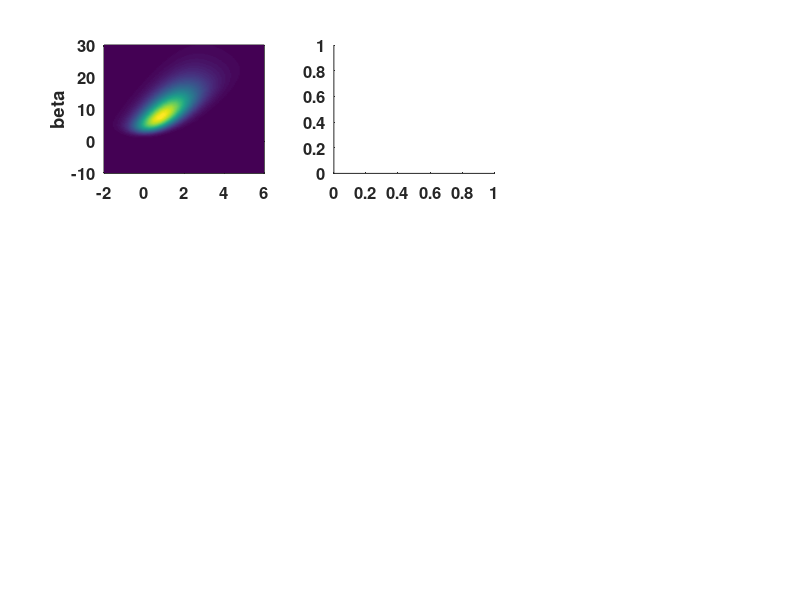

Write the MATLAB code that produced this figure. (Note: this script raises an error after producing the figure.)
% Bayesian data analysis
% Aki Vehtari <Aki.Vehtari@aalto.fi>

% This demo illustrates resmapling importance sampling with Pareto
% smoothed weights and diagnostics. The proposal distribution is
% normal distribution at the mode (as in demo4_1).

% Bioassay data, (BDA3 page 86)
x=[-.86 -.30 -.05 .73]';
n=[5 5 5 5]';
y=[0 1 3 5]';

clf
% default settings for the figure
set(gcf,'DefaultAxesFontSize',12,'DefaultAxesFontWeight','bold')
set(gcf,'DefaultLineLineWidth',2)
set(gcf,'Position',[200 60 820 840]);

% compute the posterior density in a grid
%  - usually this kind of computations should be computed in logarithms (see BDA3, p. 261)
%  - with alternative prior, check that range and spacing of A and B
%    are sensible
A=linspace(-4,8,200);
B=linspace(-10,40,200);
% for all combinations of A_i, B_j, i=1,...,200, j=1,...,200
for i=1:200
  a=A(i);
  for j=1:200
    b=B(j);
    p(j,i)=prod((1./(exp(-(a+b.*x))+1)).^y.*(1-1./(exp(-(a+b.*x))+1)).^(n-y));
  end
end

% plot the distribution in color
subplot(3,3,1)
pcolor(A,B,p);
shading interp
set(gcf,'renderer','painters')
axis([-2 6 -10 30])
ylabel('beta')

% plot samples from the distribution
subplot(3,3,2)
ri=catrand(p,1000,1);
% ri has indeces to a matrix (grid) length(A)xlength(B)
% transform these to row and column indeces which can be used
% index vectors A and B
[I,J]=ind2sub(size(p),ri);
a=A(J);b=B(I);
% compute the grid spacing
ad=A(2)-A(1);bd=B(2)-B(1);
% add random jitter (see BDA3 76)
plot(a+rand(size(a))*ad-ad/2,b+rand(size(b))*bd-bd/2,'.')
axis([-2 6 -10 30])
% beta describes how much increase in log dose has effect
% if beta were negative chemical would have healing properties!
% since none of the posterior sampes has negative beta,
% probability of negative beta is approximate to be less than 1/1000
% and correspondingly p(beta>0)>0.999
text(-1.5,-7,'p(beta>0)>0.999','FontSize',14,'FontWeight','bold');

% plot histogram of LD50
subplot(3,3,3)
hist(-a./b,[-1:0.1:1])
set(gca,'YTick',[],'XTick',[-0.8:0.4:0.8],'XLim',[-0.8 0.8])
drawnow


w0=[0 0];
% Compute gradients and Hessian analytically, and use Newton's
% method for optimisation
% You may use optimisation routines below for checking your results
% Uncomment desired lines
% For example, currently uncommented line provides, numerical approximation
% for the mode and Hessian, which you can compare to your results
% - no gradients provided (can't use LargeSacle)
opt=optimset('LargeScale','off');
% - if gradients are provided use following
%opt=optimset('GradObj','on');
% - if gradients and Hessian provided use following
%opt=optimset('GradObj','on','Hessian','on');
% - if gradients are provided and you want to check your gradients use following
%   (DerivativeCheck is not allowed with LargeScale)
%opt=optimset(opt,'LargeScale','off','DerivativeCheck','on');
% - optimize and get also Hessian H evaluated at optimum
[w,fval,exitflag,output,g,H]=fminunc(@bioassayfun,w0,opt,x,y,n);
% If using LargeScale without Hessian given, Hessian computed is sparse
if issparse(H)
  H=full(H);
end
S=inv(H);

% compute the normal approximation density in grid
% this is just for the illustration
A=linspace(-4,8,200);
B=linspace(-10,40,200);
% for all combinations of A_i, B_j, i=1,...,200, j=1,...,200
for i=1:200
  a=A(i);
  for j=1:200
    b=B(j);
    p(j,i)=exp(mnorm_lpdf([a b],w,S));
  end
end

% plot the distribution in color
subplot(3,3,4)
pcolor(A,B,p);
shading interp
set(gcf,'renderer','painters')
axis([-2 6 -10 30])
xlabel('alpha')
ylabel('beta')

% plot samples from the distribution
subplot(3,3,5)
r=mvnrnd(w,S,1000);
a=r(:,1);b=r(:,2);
plot(a,b,'.')
axis([-2 6 -10 30])
% Normal approximation does not take into account that the posterior
% is not symmetric and that there is very low density for negative
% beta values. Based on the draws from the normal approximation
% is is estimated that there is about 6% probability that beta is negative!
text(-1.5,-7,sprintf('p(beta>0)=%.2f',mean(b>0)),'FontSize',14,'FontWeight','bold');

% plot histogram of LD50
subplot(3,3,6)
% Since we have strong prior belief that beta should not be negative we can
% improve our normal approximation by conditioning on beta>0
% logical vector for beta>0
bpi=b>0;
hist(-a(bpi)./b(bpi),[-1:0.1:1])
set(gca,'YTick',[],'XTick',[-0.8:0.4:0.8],'XLim',[-0.8 0.8])

% importance sampling
% g() is the normal approximation above
% q() is the true posterior
for i=1:1000
    a=r(i,1);b=r(i,2);
    lq(i,1)=sum(log((1./(exp(-(a+b.*x))+1)).^y.*(1-1./(exp(-(a+b.*x))+1)).^(n-y)));
    lg(i,1)=mnorm_lpdf([a b],w,S);
end
lw=lq-lg;
% Pareto smoothed importance (log) weights
% Aki Vehtari, Andrew Gelman and Jonah Gabry (2016). Pareto smoothed
% importance sampling. arXiv preprint arXiv:1507.02646.
[lw,pk]=psislw(lw);
% Pareto diagnostic
pk
% above weights could used when comouting expectations,
% but for visualization it's easier to use resampling
ris=r(catrand(exp(lw),1000,1),:);

% plot samples from the distribution
subplot(3,3,8)
a=ris(:,1);b=ris(:,2);
plot(a,b,'.')
axis([-2 6 -10 30])
% importance sampling is able to get more accurate estimate of p(beta>0)
text(-1.5,-7,sprintf('p(beta>0)=%.3f',0.999),'FontSize',14,'FontWeight','bold');

% plot histogram of LD50
subplot(3,3,9)
% Since we have strong prior belief that beta should not be negative we can
% improve our normal approximation by conditioning on beta>0
% logical vector for beta>0
bpi=b>0;
hist(-a(bpi)./b(bpi),[-1:0.1:1])
set(gca,'YTick',[],'XTick',[-0.8:0.4:0.8],'XLim',[-0.8 0.8])
